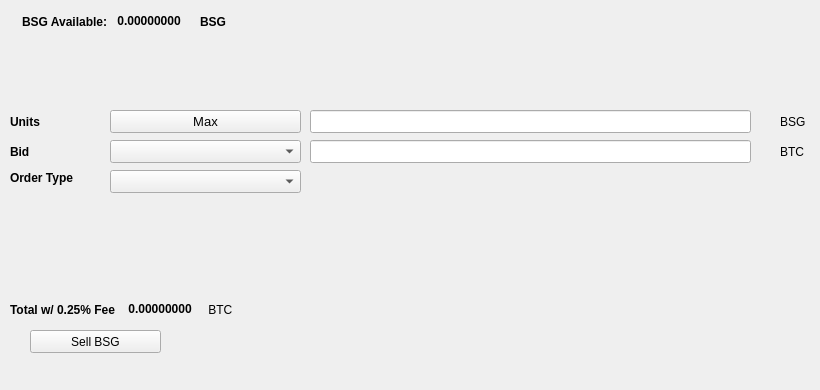
   <widget class="QWidget" name="SellTab">
    <attribute name="title">
     <string>Sell</string>
    </attribute>
    <widget class="QLabel" name="label_16">
     <property name="geometry">
      <rect>
       <x>780</x>
       <y>140</y>
       <width>31</width>
       <height>23</height>
      </rect>
     </property>
     <property name="text">
      <string>BTC</string>
     </property>
    </widget>
    <widget class="QComboBox" name="SellBidcomboBox">
     <property name="geometry">
      <rect>
       <x>110</x>
       <y>140</y>
       <width>191</width>
       <height>23</height>
      </rect>
     </property>
     <property name="font">
      <font>
       <pointsize>10</pointsize>
      </font>
     </property>
    </widget>
    <widget class="QLabel" name="label_18">
     <property name="geometry">
      <rect>
       <x>10</x>
       <y>110</y>
       <width>46</width>
       <height>23</height>
      </rect>
     </property>
     <property name="font">
      <font>
       <weight>75</weight>
       <bold>true</bold>
      </font>
     </property>
     <property name="text">
      <string>Units</string>
     </property>
    </widget>
    <widget class="QPushButton" name="Sell_Max_Amount">
     <property name="geometry">
      <rect>
       <x>110</x>
       <y>110</y>
       <width>191</width>
       <height>23</height>
      </rect>
     </property>
     <property name="font">
      <font>
       <pointsize>10</pointsize>
      </font>
     </property>
     <property name="text">
      <string>Max</string>
     </property>
    </widget>
    <widget class="QLabel" name="label_20">
     <property name="geometry">
      <rect>
       <x>10</x>
       <y>170</y>
       <width>91</width>
       <height>16</height>
      </rect>
     </property>
     <property name="font">
      <font>
       <weight>75</weight>
       <bold>true</bold>
      </font>
     </property>
     <property name="text">
      <string>Order Type</string>
     </property>
    </widget>
    <widget class="QComboBox" name="SellOrdertypeCombo">
     <property name="geometry">
      <rect>
       <x>110</x>
       <y>170</y>
       <width>191</width>
       <height>23</height>
      </rect>
     </property>
     <property name="font">
      <font>
       <pointsize>10</pointsize>
      </font>
     </property>
    </widget>
    <widget class="QLabel" name="label_21">
     <property name="geometry">
      <rect>
       <x>10</x>
       <y>140</y>
       <width>46</width>
       <height>23</height>
      </rect>
     </property>
     <property name="font">
      <font>
       <weight>75</weight>
       <bold>true</bold>
      </font>
     </property>
     <property name="text">
      <string>Bid</string>
     </property>
    </widget>
    <widget class="QLabel" name="label_22">
     <property name="geometry">
      <rect>
       <x>780</x>
       <y>110</y>
       <width>31</width>
       <height>23</height>
      </rect>
     </property>
     <property name="text">
      <string>BSG</string>
     </property>
    </widget>
    <widget class="QLineEdit" name="UnitsInputBSG">
     <property name="geometry">
      <rect>
       <x>310</x>
       <y>110</y>
       <width>441</width>
       <height>23</height>
      </rect>
     </property>
     <property name="font">
      <font>
       <pointsize>9</pointsize>
       <weight>75</weight>
       <bold>true</bold>
      </font>
     </property>
    </widget>
    <widget class="QLineEdit" name="SellBidPriceEdit">
     <property name="geometry">
      <rect>
       <x>310</x>
       <y>140</y>
       <width>441</width>
       <height>23</height>
      </rect>
     </property>
     <property name="font">
      <font>
       <pointsize>9</pointsize>
       <weight>75</weight>
       <bold>true</bold>
      </font>
     </property>
    </widget>
    <widget class="QPushButton" name="SellBSGBTN">
     <property name="geometry">
      <rect>
       <x>30</x>
       <y>330</y>
       <width>131</width>
       <height>23</height>
      </rect>
     </property>
     <property name="text">
      <string>Sell BSG</string>
     </property>
     <property name="icon">
      <iconset resource="../blowsbig">
       <normaloff>:/icons/bitcoin</normaloff>:/icons/bitcoin</iconset>
     </property>
    </widget>
    <widget class="QWidget" name="layoutWidget3">
     <property name="geometry">
      <rect>
       <x>22</x>
       <y>12</y>
       <width>258</width>
       <height>19</height>
      </rect>
     </property>
     <layout class="QHBoxLayout" name="horizontalLayout">
      <item>
       <widget class="QLabel" name="label232_2">
        <property name="font">
         <font>
          <weight>75</weight>
          <bold>true</bold>
         </font>
        </property>
        <property name="text">
         <string>BSG Available:</string>
        </property>
       </widget>
      </item>
      <item>
       <widget class="QLabel" name="BSGAvailableLabel">
        <property name="palette">
         <palette>
          <active>
           <colorrole role="WindowText">
            <brush brushstyle="SolidPattern">
             <color alpha="255">
              <red>0</red>
              <green>0</green>
              <blue>0</blue>
             </color>
            </brush>
           </colorrole>
           <colorrole role="Button">
            <brush brushstyle="SolidPattern">
             <color alpha="255">
              <red>0</red>
              <green>170</green>
              <blue>0</blue>
             </color>
            </brush>
           </colorrole>
           <colorrole role="Light">
            <brush brushstyle="SolidPattern">
             <color alpha="255">
              <red>0</red>
              <green>255</green>
              <blue>0</blue>
             </color>
            </brush>
           </colorrole>
           <colorrole role="Midlight">
            <brush brushstyle="SolidPattern">
             <color alpha="255">
              <red>0</red>
              <green>212</green>
              <blue>0</blue>
             </color>
            </brush>
           </colorrole>
           <colorrole role="Dark">
            <brush brushstyle="SolidPattern">
             <color alpha="255">
              <red>0</red>
              <green>85</green>
              <blue>0</blue>
             </color>
            </brush>
           </colorrole>
           <colorrole role="Mid">
            <brush brushstyle="SolidPattern">
             <color alpha="255">
              <red>0</red>
              <green>113</green>
              <blue>0</blue>
             </color>
            </brush>
           </colorrole>
           <colorrole role="Text">
            <brush brushstyle="SolidPattern">
             <color alpha="255">
              <red>0</red>
              <green>170</green>
              <blue>0</blue>
             </color>
            </brush>
           </colorrole>
           <colorrole role="BrightText">
            <brush brushstyle="SolidPattern">
             <color alpha="255">
              <red>255</red>
              <green>255</green>
              <blue>255</blue>
             </color>
            </brush>
           </colorrole>
           <colorrole role="ButtonText">
            <brush brushstyle="SolidPattern">
             <color alpha="255">
              <red>0</red>
              <green>0</green>
              <blue>0</blue>
             </color>
            </brush>
           </colorrole>
           <colorrole role="Base">
            <brush brushstyle="SolidPattern">
             <color alpha="255">
              <red>255</red>
              <green>255</green>
              <blue>255</blue>
             </color>
            </brush>
           </colorrole>
           <colorrole role="Window">
            <brush brushstyle="SolidPattern">
             <color alpha="255">
              <red>0</red>
              <green>170</green>
              <blue>0</blue>
             </color>
            </brush>
           </colorrole>
           <colorrole role="Shadow">
            <brush brushstyle="SolidPattern">
             <color alpha="255">
              <red>0</red>
              <green>0</green>
              <blue>0</blue>
             </color>
            </brush>
           </colorrole>
           <colorrole role="AlternateBase">
            <brush brushstyle="SolidPattern">
             <color alpha="255">
              <red>127</red>
              <green>212</green>
              <blue>127</blue>
             </color>
            </brush>
           </colorrole>
           <colorrole role="ToolTipBase">
            <brush brushstyle="SolidPattern">
             <color alpha="255">
              <red>255</red>
              <green>255</green>
              <blue>220</blue>
             </color>
            </brush>
           </colorrole>
           <colorrole role="ToolTipText">
            <brush brushstyle="SolidPattern">
             <color alpha="255">
              <red>0</red>
              <green>0</green>
              <blue>0</blue>
             </color>
            </brush>
           </colorrole>
          </active>
          <inactive>
           <colorrole role="WindowText">
            <brush brushstyle="SolidPattern">
             <color alpha="255">
              <red>0</red>
              <green>0</green>
              <blue>0</blue>
             </color>
            </brush>
           </colorrole>
           <colorrole role="Button">
            <brush brushstyle="SolidPattern">
             <color alpha="255">
              <red>0</red>
              <green>170</green>
              <blue>0</blue>
             </color>
            </brush>
           </colorrole>
           <colorrole role="Light">
            <brush brushstyle="SolidPattern">
             <color alpha="255">
              <red>0</red>
              <green>255</green>
              <blue>0</blue>
             </color>
            </brush>
           </colorrole>
           <colorrole role="Midlight">
            <brush brushstyle="SolidPattern">
             <color alpha="255">
              <red>0</red>
              <green>212</green>
              <blue>0</blue>
             </color>
            </brush>
           </colorrole>
           <colorrole role="Dark">
            <brush brushstyle="SolidPattern">
             <color alpha="255">
              <red>0</red>
              <green>85</green>
              <blue>0</blue>
             </color>
            </brush>
           </colorrole>
           <colorrole role="Mid">
            <brush brushstyle="SolidPattern">
             <color alpha="255">
              <red>0</red>
              <green>113</green>
              <blue>0</blue>
             </color>
            </brush>
           </colorrole>
           <colorrole role="Text">
            <brush brushstyle="SolidPattern">
             <color alpha="255">
              <red>0</red>
              <green>170</green>
              <blue>0</blue>
             </color>
            </brush>
           </colorrole>
           <colorrole role="BrightText">
            <brush brushstyle="SolidPattern">
             <color alpha="255">
              <red>255</red>
              <green>255</green>
              <blue>255</blue>
             </color>
            </brush>
           </colorrole>
           <colorrole role="ButtonText">
            <brush brushstyle="SolidPattern">
             <color alpha="255">
              <red>0</red>
              <green>0</green>
              <blue>0</blue>
             </color>
            </brush>
           </colorrole>
           <colorrole role="Base">
            <brush brushstyle="SolidPattern">
             <color alpha="255">
              <red>255</red>
              <green>255</green>
              <blue>255</blue>
             </color>
            </brush>
           </colorrole>
           <colorrole role="Window">
            <brush brushstyle="SolidPattern">
             <color alpha="255">
              <red>0</red>
              <green>170</green>
              <blue>0</blue>
             </color>
            </brush>
           </colorrole>
           <colorrole role="Shadow">
            <brush brushstyle="SolidPattern">
             <color alpha="255">
              <red>0</red>
              <green>0</green>
              <blue>0</blue>
             </color>
            </brush>
           </colorrole>
           <colorrole role="AlternateBase">
            <brush brushstyle="SolidPattern">
             <color alpha="255">
              <red>127</red>
              <green>212</green>
              <blue>127</blue>
             </color>
            </brush>
           </colorrole>
           <colorrole role="ToolTipBase">
            <brush brushstyle="SolidPattern">
             <color alpha="255">
              <red>255</red>
              <green>255</green>
              <blue>220</blue>
             </color>
            </brush>
           </colorrole>
           <colorrole role="ToolTipText">
            <brush brushstyle="SolidPattern">
             <color alpha="255">
              <red>0</red>
              <green>0</green>
              <blue>0</blue>
             </color>
            </brush>
           </colorrole>
          </inactive>
          <disabled>
           <colorrole role="WindowText">
            <brush brushstyle="SolidPattern">
             <color alpha="255">
              <red>0</red>
              <green>85</green>
              <blue>0</blue>
             </color>
            </brush>
           </colorrole>
           <colorrole role="Button">
            <brush brushstyle="SolidPattern">
             <color alpha="255">
              <red>0</red>
              <green>170</green>
              <blue>0</blue>
             </color>
            </brush>
           </colorrole>
           <colorrole role="Light">
            <brush brushstyle="SolidPattern">
             <color alpha="255">
              <red>0</red>
              <green>255</green>
              <blue>0</blue>
             </color>
            </brush>
           </colorrole>
           <colorrole role="Midlight">
            <brush brushstyle="SolidPattern">
             <color alpha="255">
              <red>0</red>
              <green>212</green>
              <blue>0</blue>
             </color>
            </brush>
           </colorrole>
           <colorrole role="Dark">
            <brush brushstyle="SolidPattern">
             <color alpha="255">
              <red>0</red>
              <green>85</green>
              <blue>0</blue>
             </color>
            </brush>
           </colorrole>
           <colorrole role="Mid">
            <brush brushstyle="SolidPattern">
             <color alpha="255">
              <red>0</red>
              <green>113</green>
              <blue>0</blue>
             </color>
            </brush>
           </colorrole>
           <colorrole role="Text">
            <brush brushstyle="SolidPattern">
             <color alpha="255">
              <red>0</red>
              <green>85</green>
              <blue>0</blue>
             </color>
            </brush>
           </colorrole>
           <colorrole role="BrightText">
            <brush brushstyle="SolidPattern">
             <color alpha="255">
              <red>255</red>
              <green>255</green>
              <blue>255</blue>
             </color>
            </brush>
           </colorrole>
           <colorrole role="ButtonText">
            <brush brushstyle="SolidPattern">
             <color alpha="255">
              <red>0</red>
              <green>85</green>
              <blue>0</blue>
             </color>
            </brush>
           </colorrole>
           <colorrole role="Base">
            <brush brushstyle="SolidPattern">
             <color alpha="255">
              <red>0</red>
              <green>170</green>
              <blue>0</blue>
             </color>
            </brush>
           </colorrole>
           <colorrole role="Window">
            <brush brushstyle="SolidPattern">
             <color alpha="255">
              <red>0</red>
              <green>170</green>
              <blue>0</blue>
             </color>
            </brush>
           </colorrole>
           <colorrole role="Shadow">
            <brush brushstyle="SolidPattern">
             <color alpha="255">
              <red>0</red>
              <green>0</green>
              <blue>0</blue>
             </color>
            </brush>
           </colorrole>
           <colorrole role="AlternateBase">
            <brush brushstyle="SolidPattern">
             <color alpha="255">
              <red>0</red>
              <green>170</green>
              <blue>0</blue>
             </color>
            </brush>
           </colorrole>
           <colorrole role="ToolTipBase">
            <brush brushstyle="SolidPattern">
             <color alpha="255">
              <red>255</red>
              <green>255</green>
              <blue>220</blue>
             </color>
            </brush>
           </colorrole>
           <colorrole role="ToolTipText">
            <brush brushstyle="SolidPattern">
             <color alpha="255">
              <red>0</red>
              <green>0</green>
              <blue>0</blue>
             </color>
            </brush>
           </colorrole>
          </disabled>
         </palette>
        </property>
        <property name="font">
         <font>
          <weight>75</weight>
          <bold>true</bold>
         </font>
        </property>
        <property name="text">
         <string> 0.00000000 </string>
        </property>
        <property name="textInteractionFlags">
         <set>Qt::LinksAccessibleByMouse|Qt::TextSelectableByKeyboard|Qt::TextSelectableByMouse</set>
        </property>
       </widget>
      </item>
      <item>
       <widget class="QLabel" name="labelBSG">
        <property name="font">
         <font>
          <weight>75</weight>
          <bold>true</bold>
         </font>
        </property>
        <property name="text">
         <string>BSG</string>
        </property>
       </widget>
      </item>
     </layout>
    </widget>
    <widget class="QWidget" name="layoutWidget">
     <property name="geometry">
      <rect>
       <x>10</x>
       <y>300</y>
       <width>268</width>
       <height>19</height>
      </rect>
     </property>
     <layout class="QHBoxLayout" name="horizontalLayout_2">
      <item>
       <widget class="QLabel" name="label_19">
        <property name="font">
         <font>
          <weight>75</weight>
          <bold>true</bold>
         </font>
        </property>
        <property name="text">
         <string>Total w/ 0.25% Fee </string>
        </property>
       </widget>
      </item>
      <item>
       <widget class="QLabel" name="SellCostLabel">
        <property name="palette">
         <palette>
          <active>
           <colorrole role="WindowText">
            <brush brushstyle="SolidPattern">
             <color alpha="255">
              <red>0</red>
              <green>0</green>
              <blue>0</blue>
             </color>
            </brush>
           </colorrole>
           <colorrole role="Button">
            <brush brushstyle="SolidPattern">
             <color alpha="255">
              <red>0</red>
              <green>170</green>
              <blue>0</blue>
             </color>
            </brush>
           </colorrole>
           <colorrole role="Light">
            <brush brushstyle="SolidPattern">
             <color alpha="255">
              <red>0</red>
              <green>255</green>
              <blue>0</blue>
             </color>
            </brush>
           </colorrole>
           <colorrole role="Midlight">
            <brush brushstyle="SolidPattern">
             <color alpha="255">
              <red>0</red>
              <green>212</green>
              <blue>0</blue>
             </color>
            </brush>
           </colorrole>
           <colorrole role="Dark">
            <brush brushstyle="SolidPattern">
             <color alpha="255">
              <red>0</red>
              <green>85</green>
              <blue>0</blue>
             </color>
            </brush>
           </colorrole>
           <colorrole role="Mid">
            <brush brushstyle="SolidPattern">
             <color alpha="255">
              <red>0</red>
              <green>113</green>
              <blue>0</blue>
             </color>
            </brush>
           </colorrole>
           <colorrole role="Text">
            <brush brushstyle="SolidPattern">
             <color alpha="255">
              <red>0</red>
              <green>170</green>
              <blue>0</blue>
             </color>
            </brush>
           </colorrole>
           <colorrole role="BrightText">
            <brush brushstyle="SolidPattern">
             <color alpha="255">
              <red>255</red>
              <green>255</green>
              <blue>255</blue>
             </color>
            </brush>
           </colorrole>
           <colorrole role="ButtonText">
            <brush brushstyle="SolidPattern">
             <color alpha="255">
              <red>0</red>
              <green>0</green>
              <blue>0</blue>
             </color>
            </brush>
           </colorrole>
           <colorrole role="Base">
            <brush brushstyle="SolidPattern">
             <color alpha="255">
              <red>255</red>
              <green>255</green>
              <blue>255</blue>
             </color>
            </brush>
           </colorrole>
           <colorrole role="Window">
            <brush brushstyle="SolidPattern">
             <color alpha="255">
              <red>0</red>
              <green>170</green>
              <blue>0</blue>
             </color>
            </brush>
           </colorrole>
           <colorrole role="Shadow">
            <brush brushstyle="SolidPattern">
             <color alpha="255">
              <red>0</red>
              <green>0</green>
              <blue>0</blue>
             </color>
            </brush>
           </colorrole>
           <colorrole role="AlternateBase">
            <brush brushstyle="SolidPattern">
             <color alpha="255">
              <red>127</red>
              <green>212</green>
              <blue>127</blue>
             </color>
            </brush>
           </colorrole>
           <colorrole role="ToolTipBase">
            <brush brushstyle="SolidPattern">
             <color alpha="255">
              <red>255</red>
              <green>255</green>
              <blue>220</blue>
             </color>
            </brush>
           </colorrole>
           <colorrole role="ToolTipText">
            <brush brushstyle="SolidPattern">
             <color alpha="255">
              <red>0</red>
              <green>0</green>
              <blue>0</blue>
             </color>
            </brush>
           </colorrole>
          </active>
          <inactive>
           <colorrole role="WindowText">
            <brush brushstyle="SolidPattern">
             <color alpha="255">
              <red>0</red>
              <green>0</green>
              <blue>0</blue>
             </color>
            </brush>
           </colorrole>
           <colorrole role="Button">
            <brush brushstyle="SolidPattern">
             <color alpha="255">
              <red>0</red>
              <green>170</green>
              <blue>0</blue>
             </color>
            </brush>
           </colorrole>
           <colorrole role="Light">
            <brush brushstyle="SolidPattern">
             <color alpha="255">
              <red>0</red>
              <green>255</green>
              <blue>0</blue>
             </color>
            </brush>
           </colorrole>
           <colorrole role="Midlight">
            <brush brushstyle="SolidPattern">
             <color alpha="255">
              <red>0</red>
              <green>212</green>
              <blue>0</blue>
             </color>
            </brush>
           </colorrole>
           <colorrole role="Dark">
            <brush brushstyle="SolidPattern">
             <color alpha="255">
              <red>0</red>
              <green>85</green>
              <blue>0</blue>
             </color>
            </brush>
           </colorrole>
           <colorrole role="Mid">
            <brush brushstyle="SolidPattern">
             <color alpha="255">
              <red>0</red>
              <green>113</green>
              <blue>0</blue>
             </color>
            </brush>
           </colorrole>
           <colorrole role="Text">
            <brush brushstyle="SolidPattern">
             <color alpha="255">
              <red>0</red>
              <green>170</green>
              <blue>0</blue>
             </color>
            </brush>
           </colorrole>
           <colorrole role="BrightText">
            <brush brushstyle="SolidPattern">
             <color alpha="255">
              <red>255</red>
              <green>255</green>
              <blue>255</blue>
             </color>
            </brush>
           </colorrole>
           <colorrole role="ButtonText">
            <brush brushstyle="SolidPattern">
             <color alpha="255">
              <red>0</red>
              <green>0</green>
              <blue>0</blue>
             </color>
            </brush>
           </colorrole>
           <colorrole role="Base">
            <brush brushstyle="SolidPattern">
             <color alpha="255">
              <red>255</red>
              <green>255</green>
              <blue>255</blue>
             </color>
            </brush>
           </colorrole>
           <colorrole role="Window">
            <brush brushstyle="SolidPattern">
             <color alpha="255">
              <red>0</red>
              <green>170</green>
              <blue>0</blue>
             </color>
            </brush>
           </colorrole>
           <colorrole role="Shadow">
            <brush brushstyle="SolidPattern">
             <color alpha="255">
              <red>0</red>
              <green>0</green>
              <blue>0</blue>
             </color>
            </brush>
           </colorrole>
           <colorrole role="AlternateBase">
            <brush brushstyle="SolidPattern">
             <color alpha="255">
              <red>127</red>
              <green>212</green>
              <blue>127</blue>
             </color>
            </brush>
           </colorrole>
           <colorrole role="ToolTipBase">
            <brush brushstyle="SolidPattern">
             <color alpha="255">
              <red>255</red>
              <green>255</green>
              <blue>220</blue>
             </color>
            </brush>
           </colorrole>
           <colorrole role="ToolTipText">
            <brush brushstyle="SolidPattern">
             <color alpha="255">
              <red>0</red>
              <green>0</green>
              <blue>0</blue>
             </color>
            </brush>
           </colorrole>
          </inactive>
          <disabled>
           <colorrole role="WindowText">
            <brush brushstyle="SolidPattern">
             <color alpha="255">
              <red>0</red>
              <green>85</green>
              <blue>0</blue>
             </color>
            </brush>
           </colorrole>
           <colorrole role="Button">
            <brush brushstyle="SolidPattern">
             <color alpha="255">
              <red>0</red>
              <green>170</green>
              <blue>0</blue>
             </color>
            </brush>
           </colorrole>
           <colorrole role="Light">
            <brush brushstyle="SolidPattern">
             <color alpha="255">
              <red>0</red>
              <green>255</green>
              <blue>0</blue>
             </color>
            </brush>
           </colorrole>
           <colorrole role="Midlight">
            <brush brushstyle="SolidPattern">
             <color alpha="255">
              <red>0</red>
              <green>212</green>
              <blue>0</blue>
             </color>
            </brush>
           </colorrole>
           <colorrole role="Dark">
            <brush brushstyle="SolidPattern">
             <color alpha="255">
              <red>0</red>
              <green>85</green>
              <blue>0</blue>
             </color>
            </brush>
           </colorrole>
           <colorrole role="Mid">
            <brush brushstyle="SolidPattern">
             <color alpha="255">
              <red>0</red>
              <green>113</green>
              <blue>0</blue>
             </color>
            </brush>
           </colorrole>
           <colorrole role="Text">
            <brush brushstyle="SolidPattern">
             <color alpha="255">
              <red>0</red>
              <green>85</green>
              <blue>0</blue>
             </color>
            </brush>
           </colorrole>
           <colorrole role="BrightText">
            <brush brushstyle="SolidPattern">
             <color alpha="255">
              <red>255</red>
              <green>255</green>
              <blue>255</blue>
             </color>
            </brush>
           </colorrole>
           <colorrole role="ButtonText">
            <brush brushstyle="SolidPattern">
             <color alpha="255">
              <red>0</red>
              <green>85</green>
              <blue>0</blue>
             </color>
            </brush>
           </colorrole>
           <colorrole role="Base">
            <brush brushstyle="SolidPattern">
             <color alpha="255">
              <red>0</red>
              <green>170</green>
              <blue>0</blue>
             </color>
            </brush>
           </colorrole>
           <colorrole role="Window">
            <brush brushstyle="SolidPattern">
             <color alpha="255">
              <red>0</red>
              <green>170</green>
              <blue>0</blue>
             </color>
            </brush>
           </colorrole>
           <colorrole role="Shadow">
            <brush brushstyle="SolidPattern">
             <color alpha="255">
              <red>0</red>
              <green>0</green>
              <blue>0</blue>
             </color>
            </brush>
           </colorrole>
           <colorrole role="AlternateBase">
            <brush brushstyle="SolidPattern">
             <color alpha="255">
              <red>0</red>
              <green>170</green>
              <blue>0</blue>
             </color>
            </brush>
           </colorrole>
           <colorrole role="ToolTipBase">
            <brush brushstyle="SolidPattern">
             <color alpha="255">
              <red>255</red>
              <green>255</green>
              <blue>220</blue>
             </color>
            </brush>
           </colorrole>
           <colorrole role="ToolTipText">
            <brush brushstyle="SolidPattern">
             <color alpha="255">
              <red>0</red>
              <green>0</green>
              <blue>0</blue>
             </color>
            </brush>
           </colorrole>
          </disabled>
         </palette>
        </property>
        <property name="font">
         <font>
          <weight>75</weight>
          <bold>true</bold>
         </font>
        </property>
        <property name="autoFillBackground">
         <bool>false</bool>
        </property>
        <property name="text">
         <string> 0.00000000</string>
        </property>
        <property name="textInteractionFlags">
         <set>Qt::LinksAccessibleByMouse|Qt::TextSelectableByMouse</set>
        </property>
       </widget>
      </item>
      <item>
       <widget class="QLabel" name="label_17">
        <property name="font">
         <font>
          <weight>50</weight>
          <bold>false</bold>
         </font>
        </property>
        <property name="text">
         <string> BTC</string>
        </property>
       </widget>
      </item>
     </layout>
    </widget>
    <widget class="QLabel" name="label_23">
     <property name="geometry">
      <rect>
       <x>460</x>
       <y>300</y>
       <width>281</width>
       <height>81</height>
      </rect>
     </property>
     <property name="text">
      <string/>
     </property>
     <property name="pixmap">
      <pixmap>:/images/bittrex</pixmap>
     </property>
    </widget>
   </widget>
